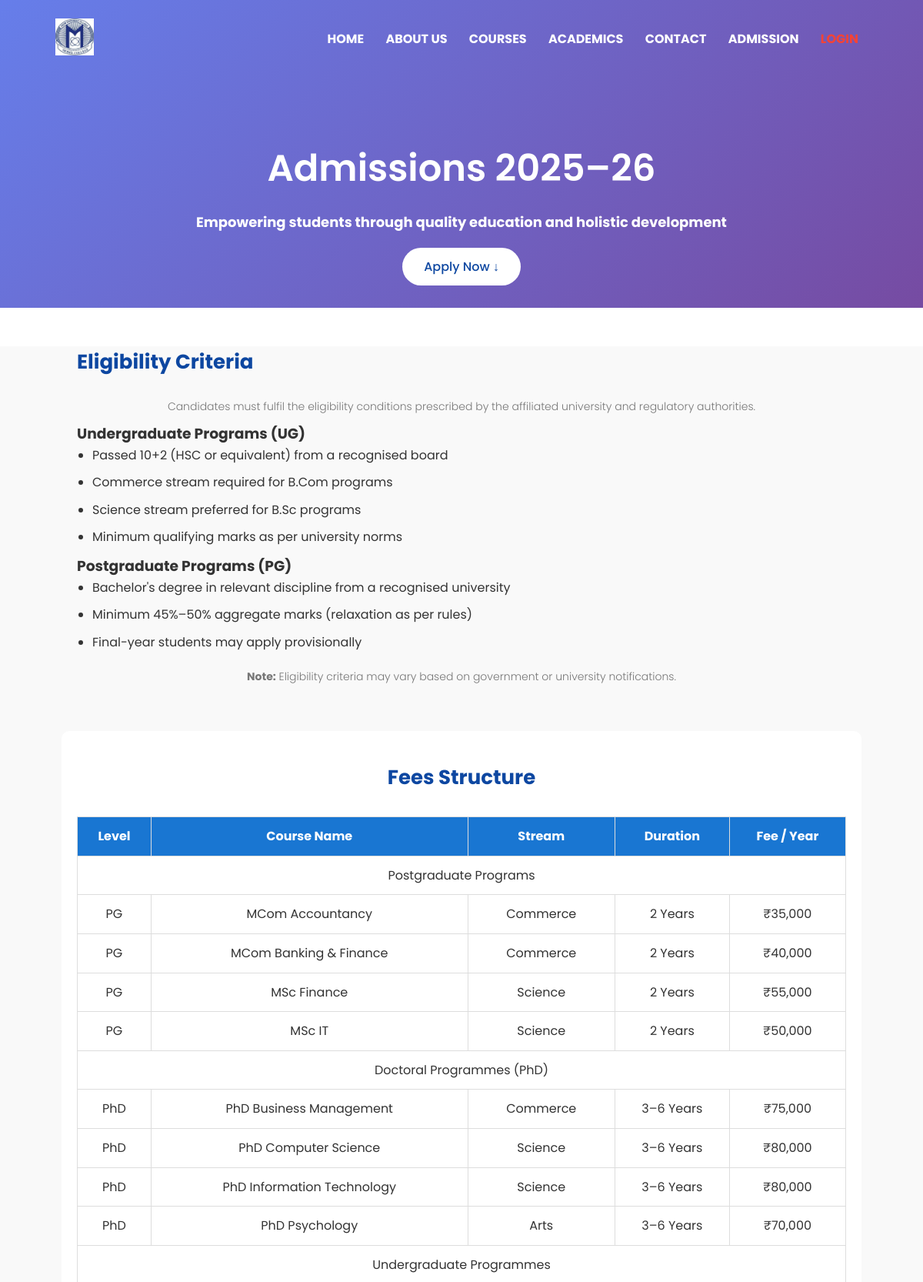
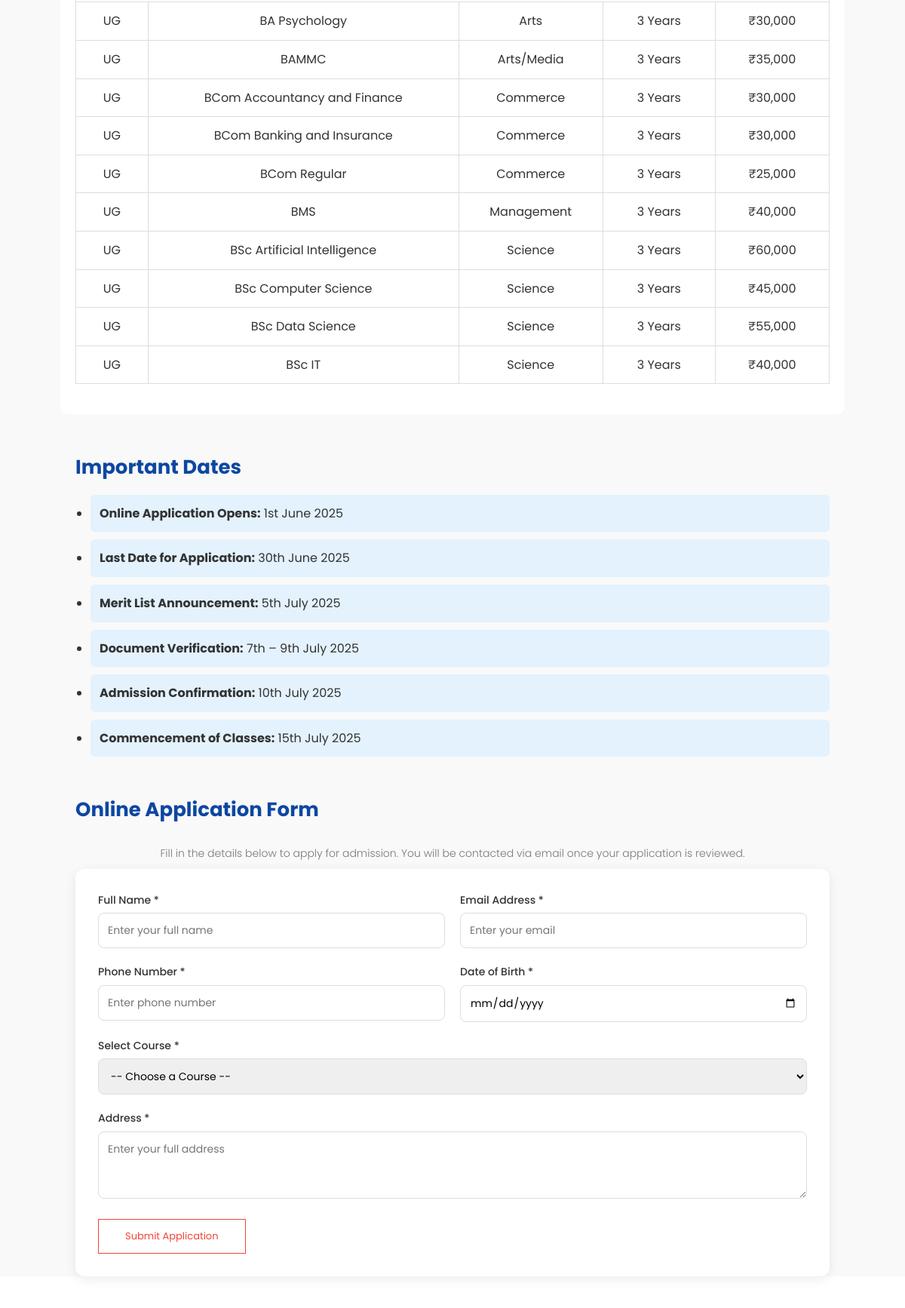
/admission (upper part), run on the app's committed database (2 pictures, top to bottom).
### tables this page shows
CREATE TABLE courses (
            id          INTEGER PRIMARY KEY AUTOINCREMENT,
            name        TEXT NOT NULL,
            level       TEXT NOT NULL CHECK(level IN ('UG','PG','PhD')),
            stream      TEXT NOT NULL,
            duration    TEXT NOT NULL,
            fee         INTEGER NOT NULL
        );

### app.py (the view, shortened to what this page needs)
@app.route("/admission", methods=["GET", "POST"])
def admission():
    conn = get_db()
    courses_list = conn.execute(
        "SELECT * FROM courses GROUP BY name ORDER BY level, name"
    ).fetchall()
    conn.close()
    return render_template("admission.html", courses=courses_list)

### app.py (called while the page is built)
def get_db():
    conn = sqlite3.connect(DB_PATH)
    conn.row_factory = sqlite3.Row
    return conn

### templates/admission.html (shortened to what this page needs)
{% extends 'base.html' %}
{% block content %}
<section class="sub-headers">
    {% include '_nav.html' %}
    <h1>Admissions 2025–26</h1>
    <h3>Empowering students through quality education and holistic development</h3>
    <a href="#apply-form" class="apply-btn">Apply Now ↓</a>
</section>
<section class="sup-header">
    <section class="admissions-section">
        <h2>Eligibility Criteria</h2>
        <p>Candidates must fulfil the eligibility conditions prescribed by the affiliated university and regulatory authorities.</p>
        <h3>Undergraduate Programs (UG)</h3>
        <ul>
            <li>Passed 10+2 (HSC or equivalent) from a recognised board</li>
            <li>Commerce stream required for B.Com programs</li>
            <li>Science stream preferred for B.Sc programs</li>
            <li>Minimum qualifying marks as per university norms</li>
        </ul>
        <h3>Postgraduate Programs (PG)</h3>
        <ul>
            <li>Bachelor's degree in relevant discipline from a recognised university</li>
            <li>Minimum 45%–50% aggregate marks (relaxation as per rules)</li>
            <li>Final-year students may apply provisionally</li>
        </ul>
        <p><strong>Note:</strong> Eligibility criteria may vary based on government or university notifications.</p>
    </section>
    <section class="admissions-section light-bg">
        <h2 style="text-align:center;">Fees Structure</h2>
        <div class="table-wrapper">
            <table>
                <thead>
                    <tr>
                        <th>Level</th>
                        <th>Course Name</th>
                        <th>Stream</th>
                        <th>Duration</th>
                        <th>Fee / Year</th>
                    </tr>
                </thead>
                <tbody>
                {% set current_level = namespace(value='') %}
                {% for course in courses %}
                    {% if course['level'] != current_level.value %}
                        {% set current_level.value = course['level'] %}
                        <tr class="level-heading">
                            <td colspan="5">
                                {% if course['level'] == 'UG' %}Undergraduate Programmes
                                {% elif course['level'] == 'PG' %}Postgraduate Programs
                                {% else %}Doctoral Programmes (PhD){% endif %}
                            </td>
                        </tr>
                    {% endif %}
                    <tr>
                        <td>{{ course['level'] }}</td>
                        <td>{{ course['name'] }}</td>
                        <td>{{ course['stream'] }}</td>
                        <td>{{ course['duration'] }}</td>
                        <td>₹{{ "{:,}".format(course['fee']) }}</td>
                    </tr>
                {% endfor %}
                </tbody>
            </table>
        </div>
    </section>
    <section class="admissions-section">
        <h2>Important Dates</h2>
        <ul class="dates-list">
            <li><strong>Online Application Opens:</strong> 1st June 2025</li>
            <li><strong>Last Date for Application:</strong> 30th June 2025</li>
            <li><strong>Merit List Announcement:</strong> 5th July 2025</li>
            <li><strong>Document Verification:</strong> 7th – 9th July 2025</li>
            <li><strong>Admission Confirmation:</strong> 10th July 2025</li>
            <li><strong>Commencement of Classes:</strong> 15th July 2025</li>
        </ul>
    </section>
    <section class="admissions-section" id="apply-form">
        <h2>Online Application Form</h2>
        <p>Fill in the details below to apply for admission. You will be contacted via email once your application is reviewed.</p>
        <form action="{{ url_for('admission') }}" method="POST" class="admission-form">
            <div class="form-grid">
                <div class="form-group-adm">
                    <label>Full Name *</label>
                    <input type="text" name="full_name" placeholder="Enter your full name" required>
                </div>
                <div class="form-group-adm">
                    <label>Email Address *</label>
                    <input type="email" name="email" placeholder="Enter your email" required>
                </div>
                <div class="form-group-adm">
                    <label>Phone Number *</label>
                    <input type="tel" name="phone" placeholder="Enter phone number" required>
                </div>
                <div class="form-group-adm">
                    <label>Date of Birth *</label>
                    <input type="date" name="dob" required>
                </div>
                <div class="form-group-adm" style="grid-column: 1/-1;">
                    <label>Select Course *</label>
                    <select name="course_id" required>
                        <option value="">-- Choose a Course --</option>
                    </select>
                </div>
                <div class="form-group-adm" style="grid-column: 1/-1;">
                    <label>Address *</label>
                    <textarea name="address" rows="3" placeholder="Enter your full address" required></textarea>
                </div>
            </div>
            <button type="submit" class="hero-btn red-btn" style="margin-top:20px;">Submit Application</button>
        </form>
    </section>
</section>
{% endblock %}

### static/css/style.css (style rules this page uses)
* { margin: 0; padding: 0; font-family: "Poppins", sans-serif; }
.hero-btn { display: inline-block; background: transparent; color: #fff; padding: 12px 35px; font-size: 13px; border: 1px solid #fff; text-decoration: none; position: relative; cursor: pointer; }
h1 { font-size: 36px; font-weight: 600; }
p { color: #777; font-size: 14px; font-weight: 300; line-height: 22px; padding: 10px; }
.red-btn { background: transparent; border: 1px solid #f44336; color: #f44336; }
.sup-header { background: #f9f9f9; color: #333; line-height: 1.6; }
.sup-header p { text-align: center; padding: 10px 0; font-size: 14px; }
.sub-headers { height: 50vh; width: 100%; background: linear-gradient(135deg, #667eea 0%, #764ba2 100%); position: relative; text-align: center; color:#fff; }
.sub-headers h1 { margin-top: 80px; font-size: 48px; }
.sub-headers h3 { font-size: 18px; margin-top: 20px; margin-bottom: 20px; padding: 0 20px; color:#fff; }
.apply-btn { display: inline-block; background: #fff; color: #0d47a1; padding: 12px 28px; border-radius: 30px; text-decoration: none; font-weight: 500; transition: 0.3s; }
.admissions-section { max-width: 1000px; margin: 50px auto; padding: 0 20px; }
.admissions-section h2 { font-size: 26px; margin-bottom: 15px; color: #0d47a1; }
.admissions-section ul, .admissions-section ol { padding-left: 20px; }
.admissions-section li { margin-bottom: 10px; }
.light-bg { background: #ffffff; padding: 40px 20px; border-radius: 10px; }
.table-wrapper { overflow-x: auto; }
table { padding-top: 30px; padding-bottom: 30px; width: 100%; border-collapse: collapse; margin-top: 15px; }
table th, table td { border: 1px solid #ddd; padding: 12px; text-align: center; }
table th { background: #1976d2; color: #fff; }
.dates-list li { background: #e3f2fd; padding: 12px; border-radius: 6px; margin-bottom: 10px; }
.admission-form { background:#fff; padding:30px; border-radius:12px; box-shadow:0 4px 15px rgba(0,0,0,.08); }
.form-grid { display:grid; grid-template-columns:1fr 1fr; gap:20px; }
.form-group-adm label { display:block; font-size:14px; font-weight:500; color:#333; margin-bottom:6px; }
.form-group-adm input, .form-group-adm select, .form-group-adm textarea { width:100%; padding:12px; border:1px solid #ddd; border-radius:8px; font-size:14px; box-sizing:border-box; transition:border .3s; outline:none; }

### data on the page
courses: shows "Postgraduate Programs", level "PG", name "MCom Accountancy", stream "Commerce", duration "2 Years", fee "35,000"
courses: level "PG", name "MCom Banking & Finance", stream "Commerce", duration "2 Years", fee "40,000"
courses: level "PG", name "MSc Finance", stream "Science", duration "2 Years", fee "55,000"
courses: level "PG", name "MSc IT", stream "Science", duration "2 Years", fee "50,000"
courses: shows "Doctoral Programmes (PhD)", level "PhD", name "PhD Business Management", stream "Commerce", duration "3–6 Years", fee "75,000"
courses: level "PhD", name "PhD Computer Science", stream "Science", duration "3–6 Years", fee "80,000"
courses: level "PhD", name "PhD Information Technology", stream "Science", duration "3–6 Years", fee "80,000"
courses: level "PhD", name "PhD Psychology", stream "Arts", duration "3–6 Years", fee "70,000"
courses: shows "Undergraduate Programmes", level "UG", name "BA Psychology", stream "Arts", duration "3 Years", fee "30,000"
courses: level "UG", name "BAMMC", stream "Arts/Media", duration "3 Years", fee "35,000"
courses: level "UG", name "BCom Accountancy and Finance", stream "Commerce", duration "3 Years", fee "30,000"
courses: level "UG", name "BCom Banking and Insurance", stream "Commerce", duration "3 Years", fee "30,000"
courses: level "UG", name "BCom Regular", stream "Commerce", duration "3 Years", fee "25,000"
courses: level "UG", name "BMS", stream "Management", duration "3 Years", fee "40,000"
courses: level "UG", name "BSc Artificial Intelligence", stream "Science", duration "3 Years", fee "60,000"
courses: level "UG", name "BSc Computer Science", stream "Science", duration "3 Years", fee "45,000"
courses: level "UG", name "BSc Data Science", stream "Science", duration "3 Years", fee "55,000"
courses: level "UG", name "BSc IT", stream "Science", duration "3 Years", fee "40,000"
